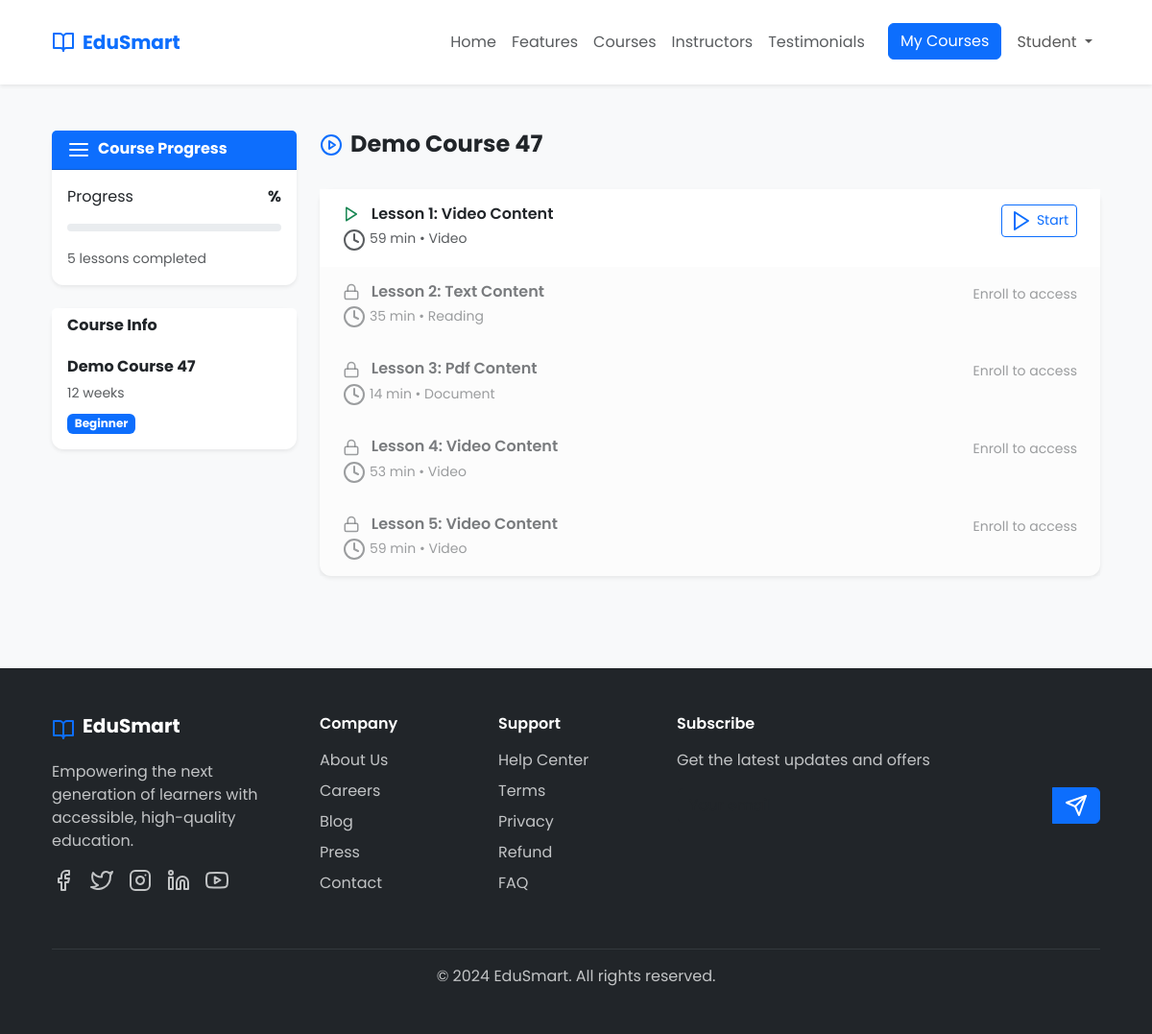
Page /course/127/lessons/ (signed in) on the committed database.
### accounts/models.py (models this page shows, shortened)
class User(AbstractUser):
    USER_TYPE_CHOICES = [
        ('student', 'Student'),
        ('instructor', 'Instructor'),
        ('admin', 'Admin'),
    ]
    user_type = models.CharField(max_length=20, choices=USER_TYPE_CHOICES, default='student')
    profile_picture = models.ImageField(upload_to='profile_pics/', blank=True, null=True)
    bio = models.TextField(blank=True, null=True, max_length=500)
    phone = models.CharField(max_length=15, blank=True, null=True)
    date_joined = models.DateTimeField(auto_now_add=True)
    is_verified = models.BooleanField(default=False)
    class Meta:
        ordering = ['-date_joined']

### courses/models.py (models this page shows, shortened)
class Course(models.Model):
    title = models.CharField(max_length=200)
    slug = models.SlugField(unique=True, blank=True)
    description = models.TextField()
    short_description = models.CharField(max_length=300, blank=True)
    category = models.ForeignKey(Category, on_delete=models.CASCADE)
    instructor = models.ForeignKey(User, on_delete=models.CASCADE, limit_choices_to={'user_type': 'instructor'})
    thumbnail = models.ImageField(upload_to='course_thumbnails/', blank=True, null=True)
    created_at = models.DateTimeField(auto_now_add=True)
    updated_at = models.DateTimeField(auto_now=True)
    is_published = models.BooleanField(default=False)
    price = models.DecimalField(max_digits=10, decimal_places=2, default=0.00)
    duration = models.CharField(max_length=50, blank=True, help_text="e.g., 12 weeks, 2 months")
    level = models.CharField(max_length=20, choices=[('beginner', 'Beginner'), ('intermediate', 'Intermediate'), ('advanced', 'Advanced')], default='beginner')
    class Meta:
        ordering = ['-created_at']

class Lesson(models.Model):
    LESSON_TYPE_CHOICES = [
        ('video', 'Video'),
        ('pdf', 'PDF Document'),
        ('text', 'Text Content'),
        ('quiz', 'Quiz'),
    ]
    course = models.ForeignKey(Course, on_delete=models.CASCADE, related_name='lessons')
    title = models.CharField(max_length=200)
    slug = models.SlugField(blank=True)
    lesson_type = models.CharField(max_length=20, choices=LESSON_TYPE_CHOICES)
    content_file = models.FileField(upload_to=get_lesson_upload_path, blank=True, null=True)
    content_text = models.TextField(blank=True, null=True)
    order = models.PositiveIntegerField(default=0)
    duration = models.IntegerField(default=0, help_text="Duration in minutes")
    is_preview = models.BooleanField(default=False)
    is_completed = models.BooleanField(default=False)
    created_at = models.DateTimeField(auto_now_add=True)
    class Meta:
        ordering = ['order']

### courses/views.py (the view)
# urls.py: path('course/<int:course_id>/lessons/', views.course_lessons, name='course_lessons'),
@login_required
def course_lessons(request, course_id):
    course = get_object_or_404(Course, id=course_id, is_published=True)
    if request.user.user_type == 'student':
        enrollment = Enrollment.objects.filter(student=request.user, course=course).first()
        if not enrollment:
            messages.error(request, 'You need to enroll in this course first.')
            return redirect('course_detail', slug=course.slug)
    elif request.user != course.instructor and request.user.user_type != 'admin':
        messages.error(request, 'Access denied.')
        return redirect('home')
    lessons = course.lessons.all()
    context = {
        'course': course,
        'lessons': lessons,
        'enrollment': getattr(request.user, 'enrollment', None)
    }
    return render(request, 'courses/course_lessions.html', context)

### templates/courses/course_lessions.html (shortened to what this page needs)
{% extends 'base.html' %}
{% load static %}
{% block content %}
<div class="container px-4 py-5">
    <div class="row">
        <div class="col-lg-3">
            <div class="card border-0 shadow-sm mb-4">
                <div class="card-header bg-primary text-white">
                    <h6 class="mb-0 fw-bold">
                        <i data-feather="menu" class="me-2"></i>Course Progress
                    </h6>
                </div>
                <div class="card-body">
                    <div class="d-flex justify-content-between mb-3">
                        <span>Progress</span>
                        <span class="fw-bold">{{ enrollment.progress }}%</span>
                    </div>
                    <div class="progress mb-3" style="height: 8px;">
                    </div>
                    <small class="text-muted">{{ lessons|length }} lessons completed</small>
                </div>
            </div>
            <div class="card border-0 shadow-sm">
                <div class="card-header bg-white border-0">
                    <h6 class="fw-bold mb-0">Course Info</h6>
                </div>
                <div class="card-body">
                    <h6 class="fw-bold mb-2">{{ course.title }}</h6>
                    <small class="text-muted mb-2 d-block">{{ course.duration }}</small>
                    <span class="badge bg-primary">{{ course.level|title }}</span>
                </div>
            </div>
        </div>
        <div class="col-lg-9">
            <div class="d-flex justify-content-between align-items-center mb-4">
                <h2 class="h4 fw-bold">
                    <i data-feather="play-circle" class="me-2 text-primary"></i>{{ course.title }}
                </h2>
            </div>
            <div class="card border-0 shadow-sm">
                <div class="card-body p-0">
                    <div class="list-group list-group-flush">
                        {% for lesson in lessons %}
                        <div class="list-group-item px-4 py-3 border-0 {% if lesson.is_preview or enrollment %}lesson-item{% else %}lesson-locked{% endif %}">
                            <div class="d-flex justify-content-between align-items-start">
                                <div class="flex-grow-1">
                                    <h6 class="mb-1 fw-semibold">
                                        {% if lesson.is_preview or enrollment %}
                                            <i data-feather="play" class="text-success me-2" style="width: 18px; height: 18px;"></i>
                                        {% else %}
                                            <i data-feather="lock" class="text-muted me-2" style="width: 18px; height: 18px;"></i>
                                        {% endif %}
                                        {{ lesson.title }}
                                    </h6>
                                    <small class="text-muted">
                                        <i data-feather="clock" class="me-1"></i>{{ lesson.duration }} min •
                                        {% if lesson.lesson_type == 'video' %}Video
                                        {% elif lesson.lesson_type == 'pdf' %}Document
                                        {% elif lesson.lesson_type == 'text' %}Reading
                                        {% else %}Quiz
                                        {% endif %}
                                    </small>
                                </div>
                                <div class="text-end">
                                    {% if lesson.is_preview or enrollment %}
                                        <button class="btn btn-sm btn-outline-primary start-lesson" data-lesson-id="{{ lesson.id }}">
                                            <i data-feather="play" class="me-1"></i>Start
                                        </button>
                                    {% else %}
                                        <small class="text-muted">Enroll to access</small>
                                    {% endif %}
                                </div>
                            </div>
                        </div>
                        {% empty %}
                        <div class="text-center py-5">
                            <i class="fas fa-book fa-3x text-muted mb-3"></i>
                            <p class="text-muted">No lessons available yet</p>
                        </div>
                        {% endfor %}
                    </div>
                </div>
            </div>
        </div>
    </div>
</div>
{% endblock %}

### templates/base.html (shortened to what this page needs)
{% load static %}
<!DOCTYPE html>
<html lang="en">
<head>
    <link href="https://cdn.jsdelivr.net/npm/bootstrap@5.3.0/dist/css/bootstrap.min.css" rel="stylesheet">
    <link href="https://cdn.jsdelivr.net/npm/feather-icons/dist/feather.min.js" rel="stylesheet">
    {% load static %}
    <link rel="stylesheet" href="{% static 'css/style.css' %}">
    {% load crispy_forms_tags %}
</head>
<body class="font-poppins bg-light">
    <nav class="navbar navbar-expand-lg navbar-light bg-white shadow-sm sticky-top">
        <div class="container px-4 py-3">
            <a class="navbar-brand d-flex align-items-center fw-bold" href="{% url 'home' %}">
                <i data-feather="book-open" class="text-primary me-2"></i>
                <span class="text-primary">EduSmart</span>
            </a>
            <div class="collapse navbar-collapse" id="navbarNav">
                <ul class="navbar-nav ms-auto">
                    <li class="nav-item">
                        <a class="nav-link text-muted" href="#home">Home</a>
                    </li>
                    <li class="nav-item">
                        <a class="nav-link text-muted" href="#features">Features</a>
                    </li>
                    <li class="nav-item">
                        <a class="nav-link text-muted" href="#courses">Courses</a>
                    </li>
                    <li class="nav-item">
                        <a class="nav-link text-muted" href="#instructors">Instructors</a>
                    </li>
                    <li class="nav-item">
                        <a class="nav-link text-muted" href="#testimonials">Testimonials</a>
                    </li>
                    {% if user.is_authenticated %}
                        <li class="nav-item ms-3">
                            <a class="btn btn-primary" href="{% url 'my_courses' %}">My Courses</a>
                        </li>
                        <li class="nav-item dropdown ms-2">
                            <a class="nav-link dropdown-toggle" href="#" role="button" data-bs-toggle="dropdown">
                                {{ user.first_name }}
                            </a>
                        </li>
                    {% endif %}
                </ul>
            </div>
        </div>
    </nav>
    {% block content %}{% endblock %}
    <footer class="bg-dark text-white py-5 mt-5">
        <div class="container px-4">
            <div class="row">
                <div class="col-lg-3 col-md-6 mb-4">
                    <div class="d-flex align-items-center mb-3">
                        <i data-feather="book-open" class="text-primary me-2"></i>
                        <span class="h5 fw-bold">EduSmart</span>
                    </div>
                    <p class="text-light opacity-75 mb-3">
                        Empowering the next generation of learners with accessible, high-quality education.
                    </p>
                    <div class="d-flex gap-3">
                        <a href="#" class="text-light opacity-75 hover:text-white transition"><i data-feather="facebook"></i></a>
                        <a href="#" class="text-light opacity-75 hover:text-white transition"><i data-feather="twitter"></i></a>
                        <a href="#" class="text-light opacity-75 hover:text-white transition"><i data-feather="instagram"></i></a>
                        <a href="#" class="text-light opacity-75 hover:text-white transition"><i data-feather="linkedin"></i></a>
                        <a href="#" class="text-light opacity-75 hover:text-white transition"><i data-feather="youtube"></i></a>
                    </div>
                </div>
                <div class="col-lg-2 col-md-6 mb-4">
                    <h6 class="fw-semibold mb-3">Company</h6>
                    <ul class="list-unstyled">
                        <li><a href="#" class="text-light opacity-75 text-decoration-none mb-2 d-block hover:text-white transition">About Us</a></li>
                        <li><a href="#" class="text-light opacity-75 text-decoration-none mb-2 d-block hover:text-white transition">Careers</a></li>
                        <li><a href="#" class="text-light opacity-75 text-decoration-none mb-2 d-block hover:text-white transition">Blog</a></li>
                        <li><a href="#" class="text-light opacity-75 text-decoration-none mb-2 d-block hover:text-white transition">Press</a></li>
                        <li><a href="#" class="text-light opacity-75 text-decoration-none mb-2 d-block hover:text-white transition">Contact</a></li>
                    </ul>
                </div>
                <div class="col-lg-2 col-md-6 mb-4">
                    <h6 class="fw-semibold mb-3">Support</h6>
                    <ul class="list-unstyled">
                        <li><a href="#" class="text-light opacity-75 text-decoration-none mb-2 d-block hover:text-white transition">Help Center</a></li>
                        <li><a href="#" class="text-light opacity-75 text-decoration-none mb-2 d-block hover:text-white transition">Terms</a></li>
                        <li><a href="#" class="text-light opacity-75 text-decoration-none mb-2 d-block hover:text-white transition">Privacy</a></li>
                        <li><a href="#" class="text-light opacity-75 text-decoration-none mb-2 d-block hover:text-white transition">Refund</a></li>
                        <li><a href="#" class="text-light opacity-75 text-decoration-none mb-2 d-block hover:text-white transition">FAQ</a></li>
                    </ul>
                </div>
                <div class="col-lg-5 col-md-6 mb-4">
                    <h6 class="fw-semibold mb-3">Subscribe</h6>
                    <p class="text-light opacity-75 mb-3">Get the latest updates and offers</p>
                    <div class="input-group">
                        <input type="email" class="form-control bg-dark text-white border-dark" placeholder="Your email">
                        <button class="btn btn-primary">
                            <i data-feather="send"></i>
                        </button>
                    </div>
                </div>
            </div>
            <hr class="border-secondary">
            <div class="text-center">
                <p class="text-light opacity-75 mb-0">&copy; 2024 EduSmart. All rights reserved.</p>
            </div>
        </div>
    </footer>
</body>
</html>

### static/css/style.css (style rules this page uses)
:root { --primary-50: #f0f9ff; --primary-100: #e0f2fe; --primary-200: #bae6fd; --primary-300: #7dd3fc; --primary-400: #38bdf8; --primary-500: #0ea5e9; --primary-600: #0284c7; --primary-700: #0369a1; --primary-800: #075985; --primary-900: #0c4a6e; }
.font-poppins { font-family: 'Poppins', sans-serif !important; }
.navbar { transition: all 0.3s ease; }
.animate-fade-in { animation: fadeIn 1s ease-in-out; }
html { scroll-behavior: smooth; }
.btn-primary { transition: all 0.3s ease; }
.card { transition: all 0.3s ease; border-radius: 12px; }
.lesson-item { cursor: pointer; transition: background-color 0.2s ease; }
.lesson-locked { opacity: 0.6; background-color: rgba(0, 0, 0, 0.02); }
.progress { border-radius: 10px; overflow: hidden; }

### rows in the picture
User: first_name "Student"
Course: title "Demo Course 47", duration "12 weeks", level "Beginner"
Lesson: is_preview True (drawn), title "Lesson 1: Video Content", duration "59", lesson_type "Video"
Lesson: is_preview False (drawn), title "Lesson 2: Text Content", duration "35", lesson_type "Reading"
Lesson: is_preview False (drawn), title "Lesson 3: Pdf Content", duration "14", lesson_type "Document"
Lesson: is_preview False (drawn), title "Lesson 4: Video Content", duration "53", lesson_type "Video"
Lesson: is_preview False (drawn), title "Lesson 5: Video Content", duration "59", lesson_type "Video"

### other values in the picture
{{ lessons|length }} "5"
